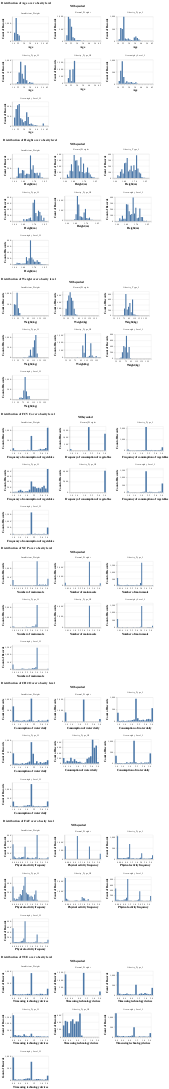

The notebook cell this image was saved under:
### Code cell
all_charts = None

for feat in numeric_cols:
    chart = alt_group_chart(train_df, 'NObeyesdad', feat, data_description)
    
    if all_charts is None:
        all_charts = chart
    else:
        all_charts = alt.vconcat(all_charts, chart)  # Vertically concatenate charts

all_charts
